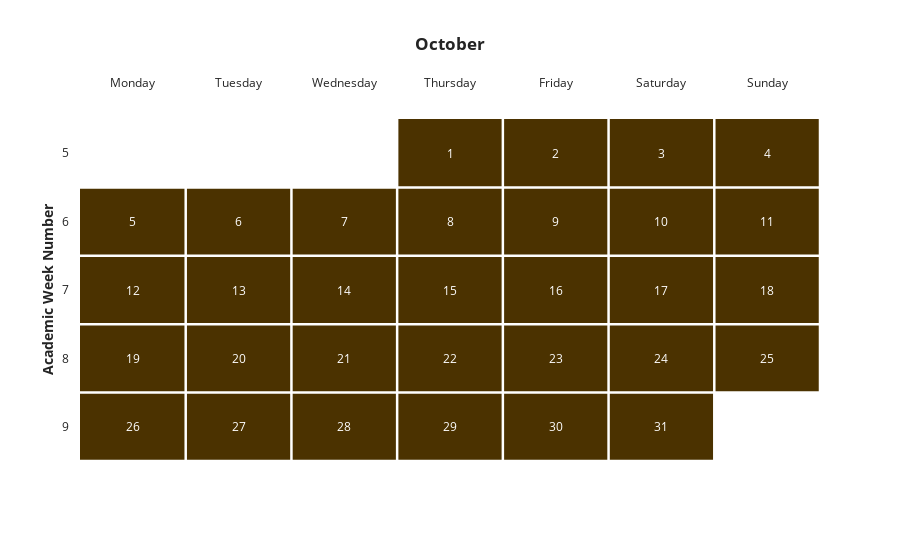

Notebook code for this chart:
### Code cell
generate_month_wise(monthly,annotations_monthly)

### Figure 1 — Plotly figure (JSON) as saved in the notebook; plotly's stock layout.template omitted (floating-point values rounded to 4 significant figures)
{"data": [{"colorscale": [[0, "rgb(0,100,0)"], [1, "rgb(150,0,0)"]], "hoverongaps": false, "hovertemplate": "Workload: %{z:%} of total capacity <extra></extra>", "showscale": false, "type": "heatmap", "x": [0, 1, 2, 3, 4, 5, 6], "y": [0, 1, 2, 3, 4], "z": [[null, null, null, 0.2, 0.2, 0.2, 0.2], [0.2, 0.2, 0.2, 0.2, 0.2, 0.2, 0.2], [0.2, 0.2, 0.2, 0.2, 0.2, 0.2, 0.2], [0.2, 0.2, 0.2, 0.2, 0.2, 0.2, 0.2], [0.2, 0.2, 0.2, 0.2, 0.2, 0.2, null]]}, {"hoverinfo": "skip", "line": {"color": "white", "width": 2.5}, "mode": "lines", "type": "scatter", "x": [0.5, 0.5], "y": [-0.5, 4.5]}, {"hoverinfo": "skip", "line": {"color": "white", "width": 2.5}, "mode": "lines", "type": "scatter", "x": [1.5, 1.5], "y": [-0.5, 4.5]}, {"hoverinfo": "skip", "line": {"color": "white", "width": 2.5}, "mode": "lines", "type": "scatter", "x": [2.5, 2.5], "y": [-0.5, 4.5]}, {"hoverinfo": "skip", "line": {"color": "white", "width": 2.5}, "mode": "lines", "type": "scatter", "x": [3.5, 3.5], "y": [-0.5, 4.5]}, {"hoverinfo": "skip", "line": {"color": "white", "width": 2.5}, "mode": "lines", "type": "scatter", "x": [4.5, 4.5], "y": [-0.5, 4.5]}, {"hoverinfo": "skip", "line": {"color": "white", "width": 2.5}, "mode": "lines", "type": "scatter", "x": [5.5, 5.5], "y": [-0.5, 4.5]}, {"hoverinfo": "skip", "line": {"color": "white", "width": 2.5}, "mode": "lines", "type": "scatter", "x": [6.5, 6.5], "y": [-0.5, 4.5]}, {"hoverinfo": "skip", "line": {"color": "white", "width": 2.5}, "mode": "lines", "type": "scatter", "x": [-0.5, 6.5], "y": [0.5, 0.5]}, {"hoverinfo": "skip", "line": {"color": "white", "width": 2.5}, "mode": "lines", "type": "scatter", "x": [-0.5, 6.5], "y": [1.5, 1.5]}, {"hoverinfo": "skip", "line": {"color": "white", "width": 2.5}, "mode": "lines", "type": "scatter", "x": [-0.5, 6.5], "y": [2.5, 2.5]}, {"hoverinfo": "skip", "line": {"color": "white", "width": 2.5}, "mode": "lines", "type": "scatter", "x": [-0.5, 6.5], "y": [3.5, 3.5]}, {"hoverinfo": "skip", "line": {"color": "white", "width": 2.5}, "mode": "lines", "type": "scatter", "x": [-0.5, 6.5], "y": [4.5, 4.5]}], "layout": {"annotations": [{"font": {"color": "white"}, "showarrow": false, "text": "5", "x": 0, "y": 1}, {"font": {"color": "white"}, "showarrow": false, "text": "12", "x": 0, "y": 2}, {"font": {"color": "white"}, "showarrow": false, "text": "19", "x": 0, "y": 3}, {"font": {"color": "white"}, "showarrow": false, "text": "26", "x": 0, "y": 4}, {"font": {"color": "white"}, "showarrow": false, "text": "6", "x": 1, "y": 1}, {"font": {"color": "white"}, "showarrow": false, "text": "13", "x": 1, "y": 2}, {"font": {"color": "white"}, "showarrow": false, "text": "20", "x": 1, "y": 3}, {"font": {"color": "white"}, "showarrow": false, "text": "27", "x": 1, "y": 4}, {"font": {"color": "white"}, "showarrow": false, "text": "7", "x": 2, "y": 1}, {"font": {"color": "white"}, "showarrow": false, "text": "14", "x": 2, "y": 2}, {"font": {"color": "white"}, "showarrow": false, "text": "21", "x": 2, "y": 3}, {"font": {"color": "white"}, "showarrow": false, "text": "28", "x": 2, "y": 4}, {"font": {"color": "white"}, "showarrow": false, "text": "1", "x": 3, "y": 0}, {"font": {"color": "white"}, "showarrow": false, "text": "8", "x": 3, "y": 1}, {"font": {"color": "white"}, "showarrow": false, "text": "15", "x": 3, "y": 2}, {"font": {"color": "white"}, "showarrow": false, "text": "22", "x": 3, "y": 3}, {"font": {"color": "white"}, "showarrow": false, "text": "29", "x": 3, "y": 4}, {"font": {"color": "white"}, "showarrow": false, "text": "2", "x": 4, "y": 0}, {"font": {"color": "white"}, "showarrow": false, "text": "9", "x": 4, "y": 1}, {"font": {"color": "white"}, "showarrow": false, "text": "16", "x": 4, "y": 2}, {"font": {"color": "white"}, "showarrow": false, "text": "23", "x": 4, "y": 3}, {"font": {"color": "white"}, "showarrow": false, "text": "30", "x": 4, "y": 4}, {"font": {"color": "white"}, "showarrow": false, "text": "3", "x": 5, "y": 0}, {"font": {"color": "white"}, "showarrow": false, "text": "10", "x": 5, "y": 1}, {"font": {"color": "white"}, "showarrow": false, "text": "17", "x": 5, "y": 2}, {"font": {"color": "white"}, "showarrow": false, "text": "24", "x": 5, "y": 3}, {"font": {"color": "white"}, "showarrow": false, "text": "31", "x": 5, "y": 4}, {"font": {"color": "white"}, "showarrow": false, "text": "4", "x": 6, "y": 0}, {"font": {"color": "white"}, "showarrow": false, "text": "11", "x": 6, "y": 1}, {"font": {"color": "white"}, "showarrow": false, "text": "18", "x": 6, "y": 2}, {"font": {"color": "white"}, "showarrow": false, "text": "25", "x": 6, "y": 3}], "hoverlabel": {"align": "auto"}, "margin": {"pad": 10}, "showlegend": false, "title": {"text": "<b>October</b>", "x": 0.5}, "xaxis": {"showline": false, "side": "top", "tickmode": "array", "ticks": "", "ticktext": ["Monday", "Tuesday", "Wednesday", "Thursday", "Friday", "Saturday", "Sunday"], "tickvals": [0, 1, 2, 3, 4, 5, 6]}, "yaxis": {"autorange": "reversed", "showline": false, "tickmode": "array", "ticks": "", "ticktext": [5, 6, 7, 8, 9], "tickvals": [0, 1, 2, 3, 4], "title": {"text": "<b>Academic Week Number</b>"}}}}
